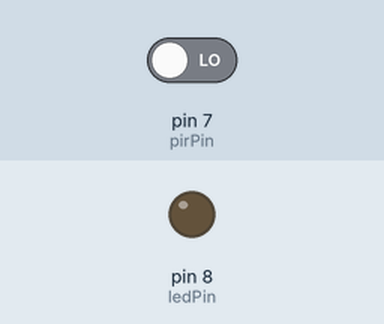
Simulated run of this sketch. Board: Arduino Uno, built with avr-gcc and run on an emulated ATmega328P. On the bench: output pins drawn as LEDs (lit = HIGH). The test bench sets the inputs (shaded band); at power-on: pin 7 (pirPin) LOW.

Above: at 1.2 s.
1.3 s: pin 7 (pirPin) driven HIGH
At 2.1 s:
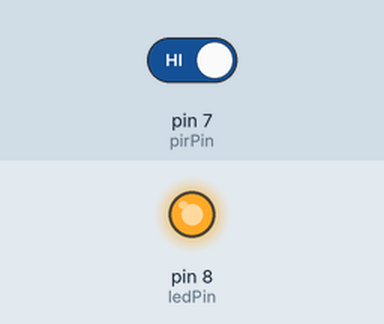
2.8 s: pin 7 (pirPin) driven LOW
At 3.2 s:
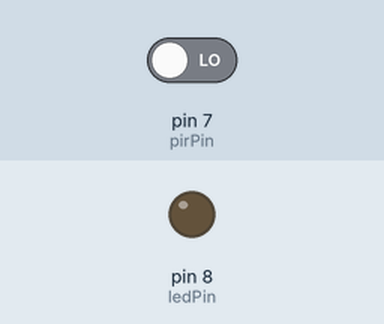
Timing chart, 0 to 5.8 s (numbered marks = the images above; inputs shaded):
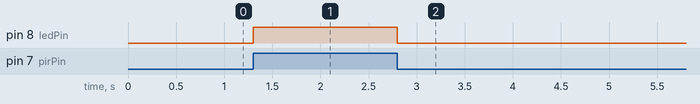

The sketch:

pir_sensor.ino
```cpp
int ledPin = 8;				// pin Arduino yang terhubung ke LED(Green)
int pirPin = 7;				// pin Arduino yang akan membaca output sensor
int pirStat = 0;			// pin Arduino yang akan membaca output sensor

void setup() {
  pinMode(pirPin, INPUT);  	// atur pin sebagai INPUT
  pinMode(ledPin, OUTPUT); 	// atur pin sebagai OUTPUT
}

void loop(){

  pirStat = digitalRead(pirPin); 	// baca sensor digital

  if (pirStat == 1) {            	// ada gerakan terdeteksi
    digitalWrite(ledPin, HIGH);  	// LED ON
  }
  else {							// tidak ada gerakan
    digitalWrite(ledPin, LOW); 		// LED OFF

  }
}
```

Measured:
- after the input at 1.3 s, pin 8 (ledPin): LOW → HIGH at once
- after the input at 2.8 s, pin 8 (ledPin): HIGH → LOW at once
